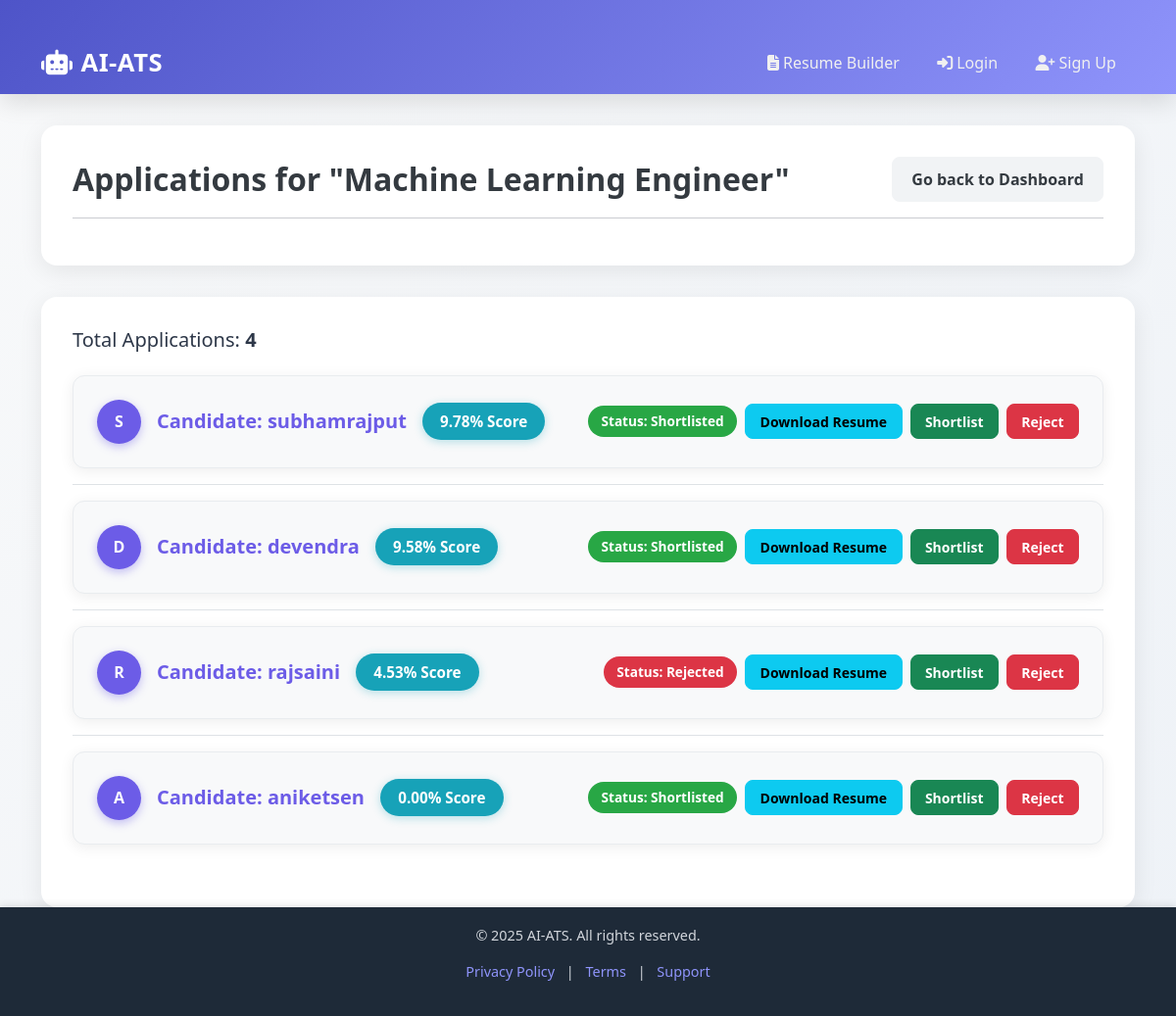
The page /recruiter/jobs/6/applications/ (signed in) on the database its author committed.
### core/models.py (models this page shows, shortened)
class Job(models.Model):
    title = models.CharField(max_length=200)
    description = models.TextField()
    recruiter = models.ForeignKey(
        'CustomUser',
        on_delete=models.CASCADE,
        limit_choices_to={'is_recruiter': True}
    )
    is_internal = models.BooleanField(default=True)
    external_url = models.URLField(blank=True, null=True)
    job_field = models.ForeignKey(JobField, on_delete=models.SET_NULL, null=True)

class Application(models.Model):
    candidate = models.ForeignKey(
        'CustomUser',
        on_delete=models.CASCADE,
        limit_choices_to={'is_candidate': True}
    )
    job = models.ForeignKey(Job, on_delete=models.CASCADE)
    resume = models.FileField(upload_to='resumes/')
    STATUS_CHOICES = (
        ('Applied', 'Applied'),
        ('Screening', 'Screening'),
        ('Shortlisted', 'Shortlisted'),
        ('Rejected', 'Rejected'),
    )
    status = models.CharField(max_length=20, choices=STATUS_CHOICES, default='Applied')
    ranking_score = models.FloatField(default=0.0) # AI/ML se aane wala score

class CustomUser(AbstractUser):
    is_candidate = models.BooleanField(default=False)
    is_recruiter = models.BooleanField(default=False)

### core/views.py (the view)
# urls.py: path('recruiter/jobs/<int:job_id>/applications/', views.recruiter_job_applications, name='recruiter_job_applications'),
@login_required
def recruiter_job_applications(request, job_id):
    if not request.user.is_recruiter:
        return redirect('dashboard')
    job = get_object_or_404(Job, id=job_id, recruiter=request.user)
    applications = Application.objects.filter(job=job).order_by('-ranking_score')
    return render(request, 'core/recruiter_job_applications.html', {'job': job, 'applications': applications})

### core/templates/core/recruiter_job_applications.html (shortened to what this page needs)
{% extends 'core/base.html' %}
{% block content %}
<div class="row">
    <div class="col-12">
        <div class="header-card">
            <div class="d-flex justify-content-between align-items-center">
                <div>
                    <h2 class="welcome-header">Applications for "{{ job.title }}"</h2>
                </div>
                <a href="{% url 'recruiter_dashboard' %}" class="btn btn-secondary">Go back to Dashboard</a>
            </div>
            <hr>
        </div>
    </div>
</div>
{% if applications %}
<div class="row">
    <div class="col-12">
        <div class="applications-list-card">
            <p class="h5 mb-4">Total Applications: <strong>{{ applications.count }}</strong></p>
            <ul class="list-group list-group-flush">
                {% for application in applications %}
                <li class="list-group-item p-0 mb-3">
                    <div class="list-item-card">
                        <div class="candidate-info">
                            <div class="avatar">
                                {{ application.candidate.username|slice:":1"|upper }}
                            </div>
                            <h5>Candidate: {{ application.candidate.username }}</h5>
                            <span class="ranking-score-badge">{{ application.ranking_score|floatformat:2 }}% Score</span>
                        </div>
                        <div class="d-flex gap-2 align-items-center flex-wrap">
                            <span class="status-badge {{ application.status }}">Status: {{ application.status }}</span>
                            <a href="{{ application.resume.url }}" target="_blank" class="btn btn-sm btn-info">Download Resume</a>
                            <a href="{% url 'shortlist_application' application.id %}" class="btn btn-sm btn-success">Shortlist</a>
                            <a href="{% url 'reject_application' application.id %}" class="btn btn-sm btn-danger">Reject</a>
                        </div>
                    </div>
                </li>
                {% endfor %}
            </ul>
        </div>
    </div>
</div>
{% else %}
<div class="row">
    <div class="col-12">
        <p class="text-center text-muted mt-5">Abhi is job ke liye koi application nahi hai.</p>
    </div>
</div>
{% endif %}
{% endblock %}

### core/templates/core/base.html (style rules this page uses)
:root { --primary-gradient: linear-gradient(135deg, #4e54c8 0%, #8f94fb 100%); --shadow-lg: 0 8px 24px rgba(0,0,0,0.12); --transition: all 0.3s ease; --dark-navy: #1e2a38; --accent-blue: #4e54c8; --accent-purple: #8f94fb; }
body { font-family: 'Inter', sans-serif; background: linear-gradient(135deg, #f9fafc, #eef1f6); color: #2d3748; min-height: 100vh; display: flex; flex-direction: column; }

### core/templates/core/recruiter_job_applications.html (style rules this page uses)
:root { --primary-color: #6c5ce7; --secondary-color: #f1f3f5; --dark-text: #343a40; --light-text: #6c757d; --border-light: #e9ecef; --success-color: #28a745; --danger-color: #dc3545; --info-color: #17a2b8; }
body { background: linear-gradient(135deg, #f8f9fa, #eef2f7); font-family: "Segoe UI", Tahoma, Geneva, Verdana, sans-serif; }
.header-card { background: #ffffff; border-radius: 16px; padding: 2rem; box-shadow: 0 6px 25px rgba(0,0,0,0.08); margin-bottom: 2rem; transition: transform 0.2s ease-in-out; }
.header-card h2 { font-weight: 700; color: var(--dark-text); margin-bottom: 0; }
.btn-secondary { background-color: var(--secondary-color); border-color: var(--secondary-color); color: var(--dark-text); font-weight: 600; border-radius: 8px; padding: 0.6rem 1.2rem; transition: all 0.2s ease-in-out; }
.applications-list-card { background: #ffffff; border-radius: 16px; padding: 2rem; box-shadow: 0 6px 25px rgba(0,0,0,0.08); }
.list-item-card { background: #f8f9fa; border-radius: 12px; padding: 1.5rem; margin-bottom: 1rem; box-shadow: 0 3px 15px rgba(0,0,0,0.07); border: 1px solid var(--border-light); transition: all 0.3s ease-in-out; display: flex; justify-content: space-between; flex-wrap: wrap; gap: 1rem; }
.candidate-info { display: flex; align-items: center; gap: 1rem; }
.candidate-info h5 { font-weight: 700; color: var(--primary-color); margin: 0; }
.avatar { width: 45px; height: 45px; border-radius: 50%; background: var(--primary-color); color: #fff; display: flex; align-items: center; justify-content: center; font-weight: 700; font-size: 1rem; box-shadow: 0 3px 10px rgba(108, 92, 231, 0.4); }
.ranking-score-badge { font-size: 0.95rem; font-weight: 700; background-color: var(--info-color); color: white; padding: 0.5em 1.2em; border-radius: 30px; box-shadow: 0 2px 10px rgba(23,162,184,0.3); }
.status-badge { font-size: 0.85rem; font-weight: 600; padding: 0.4em 1em; border-radius: 30px; color: #fff; }
.status-badge.Shortlisted { background-color: var(--success-color); }
.status-badge.Rejected { background-color: var(--danger-color); }
.btn-sm { border-radius: 8px; padding: 0.4rem 0.9rem; font-weight: 600; transition: all 0.2s ease-in-out; }

### rows shown on the page
Job: title "Machine Learning Engineer"
Application: candidate.username "S", candidate.username "subhamrajput", ranking_score "9.78", status "Shortlisted"
Application: candidate.username "D", candidate.username "devendra", ranking_score "9.58", status "Shortlisted"
Application: candidate.username "R", candidate.username "rajsaini", ranking_score "4.53", status "Rejected"
Application: candidate.username "A", candidate.username "aniketsen", ranking_score "0.00", status "Shortlisted"

### other values the page prints
{{ applications.count }} "4"
